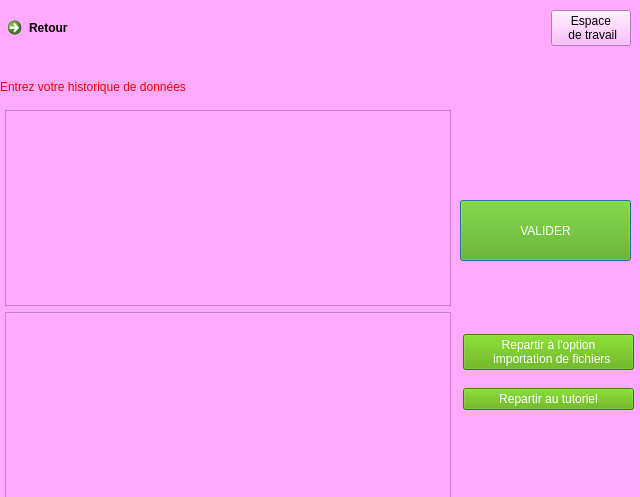
<?xml version="1.0" encoding="UTF-8"?>
<ui version="4.0">
 <class>Dialog</class>
 <widget class="QDialog" name="Dialog">
  <property name="geometry">
   <rect>
    <x>0</x>
    <y>0</y>
    <width>640</width>
    <height>497</height>
   </rect>
  </property>
  <property name="windowTitle">
   <string>Dialog</string>
  </property>
  <property name="styleSheet">
   <string notr="true">background-color: rgb(255, 170, 255);</string>
  </property>
  <widget class="QPushButton" name="valider">
   <property name="geometry">
    <rect>
     <x>460</x>
     <y>200</y>
     <width>171</width>
     <height>61</height>
    </rect>
   </property>
   <property name="styleSheet">
    <string notr="true">background-color: rgb(85, 170, 0);
color: rgb(255, 255, 255);</string>
   </property>
   <property name="text">
    <string>VALIDER</string>
   </property>
   <property name="iconSize">
    <size>
     <width>20</width>
     <height>20</height>
    </size>
   </property>
  </widget>
  <widget class="QWidget" name="layoutWidget">
   <property name="geometry">
    <rect>
     <x>0</x>
     <y>110</y>
     <width>451</width>
     <height>418</height>
    </rect>
   </property>
   <layout class="QVBoxLayout" name="verticalLayout">
    <property name="leftMargin">
     <number>5</number>
    </property>
    <item>
     <widget class="QListWidget" name="listWidget"/>
    </item>
    <item>
     <widget class="QTableView" name="tableView">
      <property name="dragEnabled">
       <bool>true</bool>
      </property>
      <property name="sortingEnabled">
       <bool>true</bool>
      </property>
     </widget>
    </item>
    <item>
     <spacer name="horizontalSpacer_2">
      <property name="orientation">
       <enum>Qt::Horizontal</enum>
      </property>
      <property name="sizeHint" stdset="0">
       <size>
        <width>40</width>
        <height>20</height>
       </size>
      </property>
     </spacer>
    </item>
   </layout>
  </widget>
  <widget class="QWidget" name="layoutWidget">
   <property name="geometry">
    <rect>
     <x>0</x>
     <y>10</y>
     <width>631</width>
     <height>92</height>
    </rect>
   </property>
   <layout class="QVBoxLayout" name="verticalLayout_2">
    <item>
     <layout class="QHBoxLayout" name="horizontalLayout_2">
      <item alignment="Qt::AlignLeft|Qt::AlignTop">
       <widget class="QCommandLinkButton" name="retour">
        <property name="text">
         <string>Retour</string>
        </property>
       </widget>
      </item>
      <item alignment="Qt::AlignRight|Qt::AlignTop">
       <widget class="QPushButton" name="pushButton_5">
        <property name="text">
         <string>Espace
 de travail</string>
        </property>
       </widget>
      </item>
     </layout>
    </item>
    <item>
     <spacer name="horizontalSpacer">
      <property name="orientation">
       <enum>Qt::Horizontal</enum>
      </property>
      <property name="sizeHint" stdset="0">
       <size>
        <width>40</width>
        <height>20</height>
       </size>
      </property>
     </spacer>
    </item>
    <item>
     <widget class="QLabel" name="label">
      <property name="styleSheet">
       <string notr="true">color: rgb(255, 0, 0);
font: 75 13pt &quot;MS Shell Dlg 2&quot;;</string>
      </property>
      <property name="text">
       <string>Entrez votre historique de données</string>
      </property>
     </widget>
    </item>
   </layout>
  </widget>
  <widget class="QWidget" name="layoutWidget">
   <property name="geometry">
    <rect>
     <x>463</x>
     <y>322</y>
     <width>171</width>
     <height>101</height>
    </rect>
   </property>
   <layout class="QVBoxLayout" name="verticalLayout_3">
    <item>
     <widget class="QPushButton" name="pushButton_2">
      <property name="enabled">
       <bool>true</bool>
      </property>
      <property name="styleSheet">
       <string notr="true">background-color: rgb(85, 170, 0);
color: rgb(255, 255, 255);</string>
      </property>
      <property name="text">
       <string>Repartir à l'option
  importation de fichiers</string>
      </property>
     </widget>
    </item>
    <item>
     <widget class="QPushButton" name="pushButton_3">
      <property name="styleSheet">
       <string notr="true">background-color: rgb(85, 170, 0);
color: rgb(255, 255, 255);</string>
      </property>
      <property name="text">
       <string>Repartir au tutoriel</string>
      </property>
     </widget>
    </item>
   </layout>
  </widget>
 </widget>
 <resources/>
 <connections/>
</ui>
